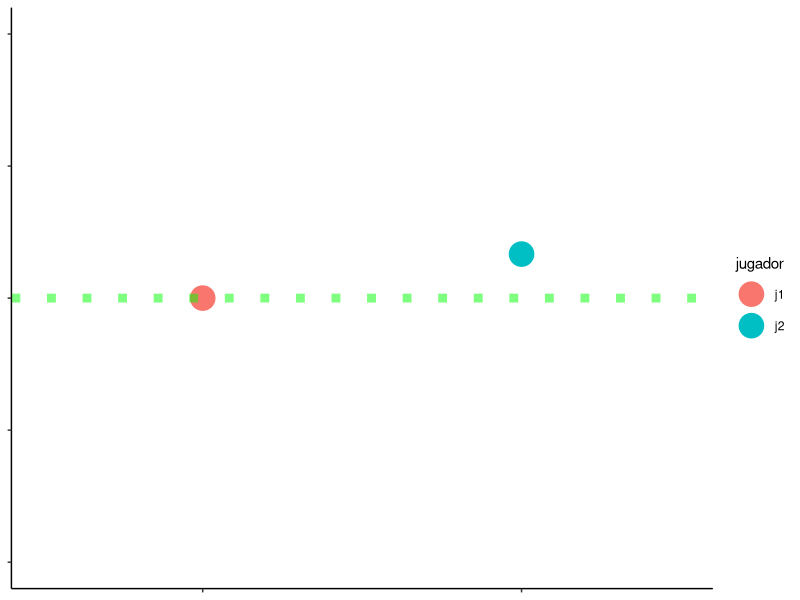
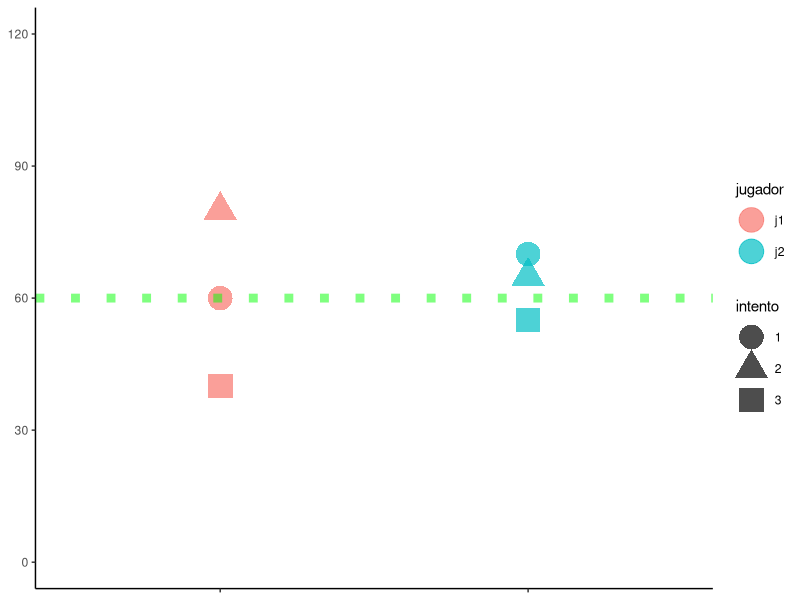
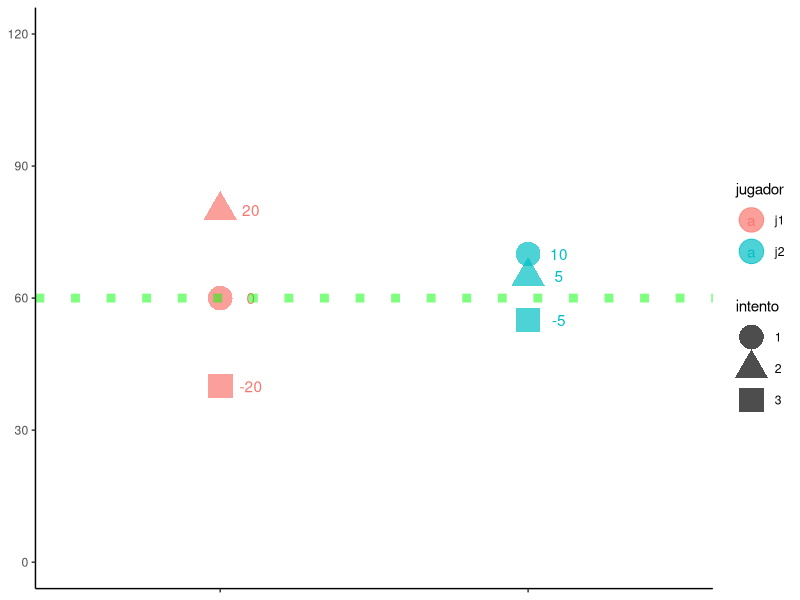
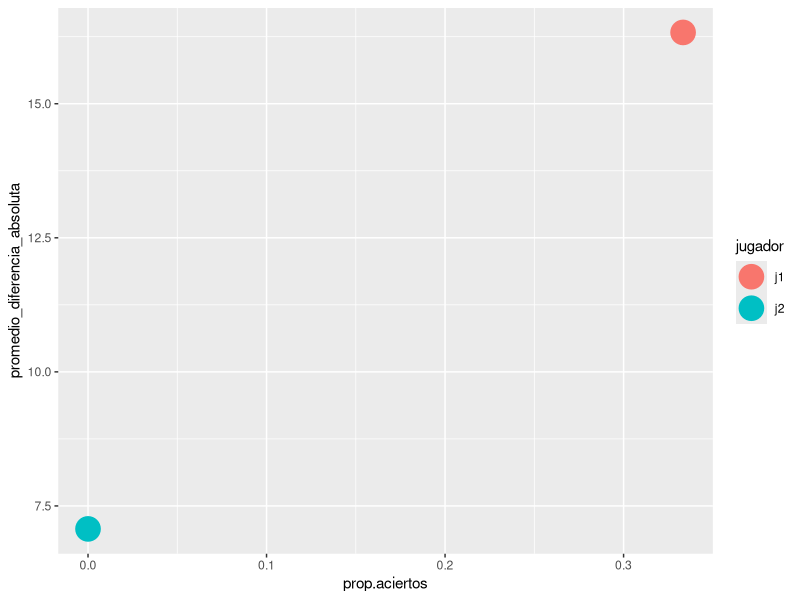
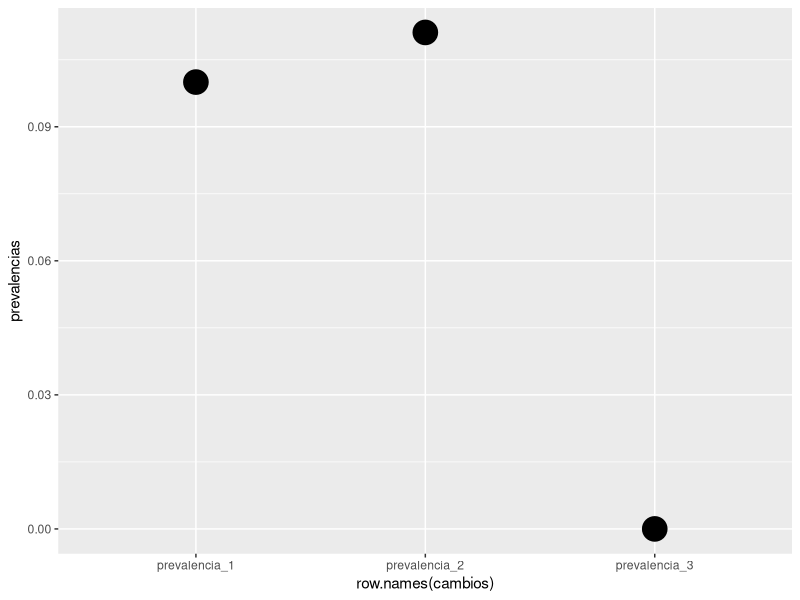
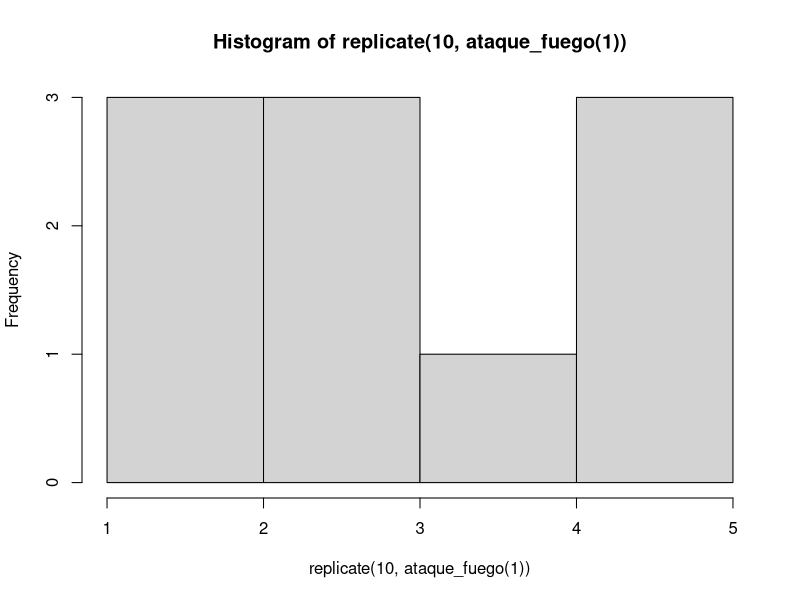
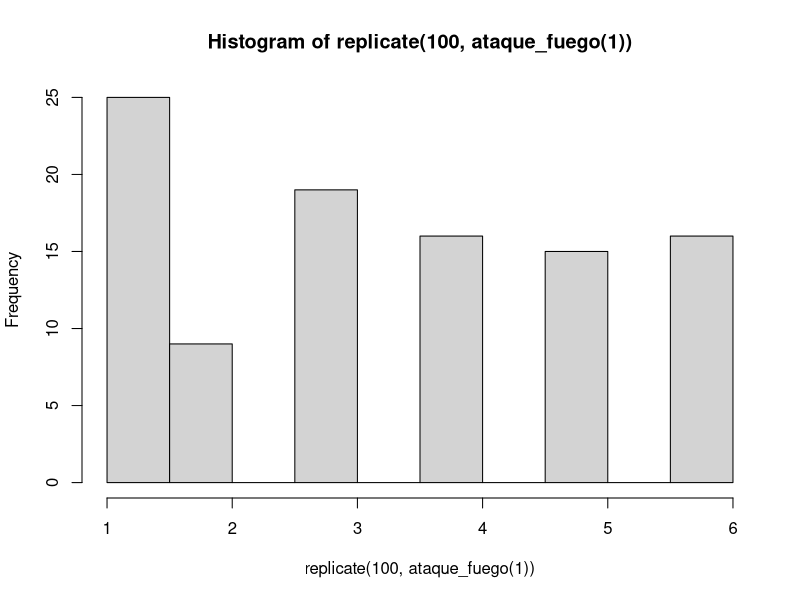
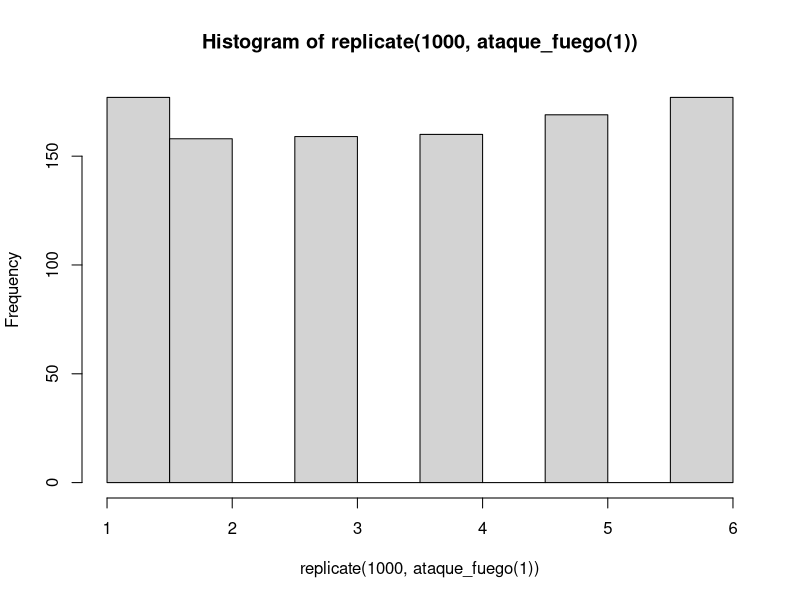

R code for these plots, in order:
## ---- chunk 1
knitr::opts_chunk$set(echo = TRUE, fig.align="center")
## ---- chunk 2
j1 <- c(60, 80, 40)
j2 <- c(70, 65, 55)
## ---- chunk 3
puntos <- data.frame(rbind(j1,j2))
## ---- chunk 4
colnames(puntos) <- c("intento1", "intento2", "intento3")
## ---- chunk 5
library(dplyr) 
puntos <- puntos %>% 
  mutate(jugador = rownames(puntos))
print(puntos)
## ---- chunk 6

library(ggplot2) 
ggplot(puntos, aes(jugador, intento1, color = jugador)) +
  geom_point(size = 8) + 
  geom_hline(yintercept =  60, color = "green", linetype = "dotted", 
             size = 3, alpha = 0.5) +
  scale_y_continuous(limits = c(0,120),  breaks = c(0,30,60, 90, 120))+
  theme_classic() +
  theme( axis.text.x = element_blank(),
         axis.title.y = element_blank(),
         axis.text.y = element_blank(),
         axis.title.x = element_blank()
  ) 
  
## ---- chunk 7
library(tidyr)
puntos <- puntos %>% 
  pivot_longer(cols = -jugador, names_to = "intento", names_prefix = "intento",
               values_to = "distancia")
## ---- chunk 8
ggplot(puntos, aes(jugador, distancia, shape = intento, color = jugador)) +
  geom_point(size = 8, alpha = 0.7) +
  geom_hline(yintercept =  60, color = "green", linetype = "dotted", 
             size = 3, alpha = 0.5) +
  scale_y_continuous(limits = c(0,120), breaks = c(0,30,60, 90, 120))+
  theme_classic() +
  theme(axis.text.x = element_blank(),
        axis.title.x = element_blank(),
        axis.title.y = element_blank()
  )
## ---- chunk 9
puntos <- puntos %>% 
  mutate(diferencia = distancia - 60) 
print(puntos)
## ---- chunk 10
ggplot(puntos, aes(jugador, distancia, shape = intento, color = jugador)) +
  geom_point(size = 8, alpha = 0.7) +
  geom_text(aes(label = diferencia), position = position_nudge(x=0.1))+
  #anotamos con esta nueva linea la diferencia en el grafico
  geom_hline(yintercept =  60, color = "green", linetype = "dotted", 
             size = 3, alpha = 0.5) +
  scale_y_continuous(limits = c(0,120), breaks = c(0,30,60, 90, 120))+
  theme_classic() +
  theme(axis.text.x = element_blank(),
        axis.title.x = element_blank(),
        axis.title.y = element_blank()
  )
## ---- chunk 11
puntos <- puntos %>% 
  group_by(jugador) %>%  #primero agrupar datos por jugador
  mutate(promedio_jugador = mean(distancia))
print(puntos)
## ---- chunk 12
puntos <- puntos %>% 
  group_by(jugador) %>%  #primero agrupar datos por jugador
  mutate(promedio_diferencia = mean(diferencia)) %>% 
  mutate(promedio_diferencia_absoluta = sqrt(mean(diferencia^2))) 
#en la última linea, se elevó la diferencia al cruadrado para dejarlo en una medida #absoluta del error de cada jugador con ^2 y luego se volvió a la medida original
#usando sqrt(), esto es,  la raiz cuadrada
print(puntos)
## ---- chunk 13
puntos <- puntos %>% 
mutate(resultado = ifelse(diferencia  == 0, "Acierto", "Fallo"))
#entonces, si la diferencia es 0, significá que acertó. Cualquier otro numero será
#un fallo. 
#Y entonces hacemos un tabla para resumir los resultados
table(puntos$resultado, puntos$jugador)
## ---- chunk 14
puntos <- puntos %>% 
  group_by(jugador) %>% 
  summarise(prop.aciertos = mean(resultado == "Acierto"), 
            promedio_diferencia_absoluta = max(promedio_diferencia_absoluta)) 

## ---- chunk 15
ggplot(puntos, aes(prop.aciertos, promedio_diferencia_absoluta, color = jugador))+
  geom_point(size = 8)
## ---- chunk 16


a <- 100

b <- 200

#creamos la función de la tasa

tasa_de_ataque <- function(a, b){
  a/b
  }

#Aplicamos la función. 

tasa_de_ataque(a, b)
## ---- chunk 17


a <- 5

b <- 25

#Creamos la función de la tasa (esta se remplazará a la que teníamos hecha anteriromente)

tasa_de_incidencia <- function(a, b){
  a/b
  }

tasa_de_incidencia(a, b)

## ---- chunk 18
a <- 120

b <- 1000

Prevalencia <- function(a, b){
  a/b
  }

Prevalencia(a, b)

## ---- chunk 19

a <- 900 * 0.5

a
## ---- chunk 20

prevalencia_1 <- 100/1000

prevalencia_2 <- (100 + 450) / 1000 
 
  # los casos del primer momento + los casos nuevos / la población total que sigue igual


prevalencia_1
prevalencia_2



(prev_cambio <- prevalencia_2 - prevalencia_1)

## ---- chunk 21
#conservo objeto anterior

prevalencia_1

#pero ahora la prevalencia dos cambiara por cambio en la población total debido a mortalidad en esta de casos sanos.

(prevalencia_2 <- 100/900)

#o podemos pensar en el escenario que los 100 casos que murieron fueron los enfermos 

(prevalencia_3 <- 0/900)

library(dplyr)
library(ggplot2)

cambios <- data.frame(rbind(prevalencia_1, prevalencia_2, prevalencia_3))

colnames(cambios) <- "prevalencias"
                         
ggplot(cambios, aes(row.names(cambios), prevalencias))+
  geom_point(size = 8)



## ---- chunk 22
d6 <- c(1,2,3,4, 5,6) 
## ---- chunk 23
sample(d6, 1)
## ---- chunk 24
sample(d6, 3)
## ---- chunk 25

ataque_fuego <- function(x){
  sample(d6, 1) * x
}
## ---- chunk 26

stats.fire <- replicate(1000, ataque_fuego(1)+ ataque_fuego(1)
                   + ataque_fuego(1))
## ---- chunk 27
d4 <- c(1,2,3,4) 
## ---- chunk 28
ataque_rayos <- function(x){
  sample(d4, 1) + 2 + x
}

## ---- chunk 29
stats.ray <- replicate(1000, ataque_rayos(1)+ ataque_rayos(1)
                        + ataque_rayos(1))
## ---- chunk 30
hist(replicate(10, ataque_fuego(1)))

hist(replicate(100, ataque_fuego(1)))

hist(replicate(1000, ataque_fuego(1)))

hist(stats.fire)

## ---- chunk 31
max(stats.fire)
## ---- chunk 32
max(stats.ray)
## ---- chunk 33
max(stats.fire)-max(stats.ray)
## ---- chunk 34
stats <- data.frame(stats.fire,stats.ray)
## ---- chunk 35
str(stats)
## ---- chunk 36
class(stats.fire)
class(stats.ray)
## ---- chunk 37
mean(stats.fire)
mean(stats.ray)
## ---- chunk 38
mean(stats.fire)-mean(stats.ray)
## ---- chunk 39
summary(stats)
## ---- chunk 40
c.fisica <- 4
poder = c.fisica

poder

## ---- chunk 41
poder - c.fisica
## ---- chunk 42

c.fisica <- rnorm(100, 6, 2)
c.fisica

## ---- chunk 43
round(c.fisica)
## ---- chunk 44
hist(c.fisica)
## ---- chunk 45
tamaño <- rnorm(100,60, 30)
tamaño
hist(tamaño)
## ---- chunk 46
poder = tamaño + c.fisica
hist(poder)

## ---- chunk 47
scatter.smooth(c.fisica,poder)
scatter.smooth(tamaño,poder)
## ---- chunk 48
std.c.fisica <- scale(c.fisica)
std.tamaño <- scale(tamaño)
std.poder = std.tamaño + std.c.fisica

scatter.smooth(std.c.fisica, std.poder)
scatter.smooth(std.tamaño, std.poder)
